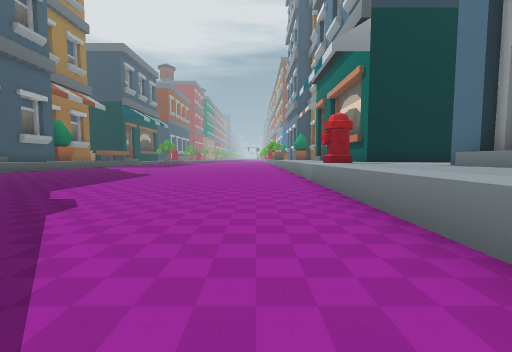
[1] (above)

24 first-person views from a walk through a 3-D level made in the Godot game engine. The camera is 1.2 m above the floor, tilts 4° down and sees 90° across. The floor is counted in squares, 2 m on a side. Each view is taken from the middle of a square. On the plan, view 1 faces up. The plan holds only what a view shows up to about 9 squares ahead; the rest is blank. The place goes on beyond the plan. Some surface patterns are stand-ins.

[2]
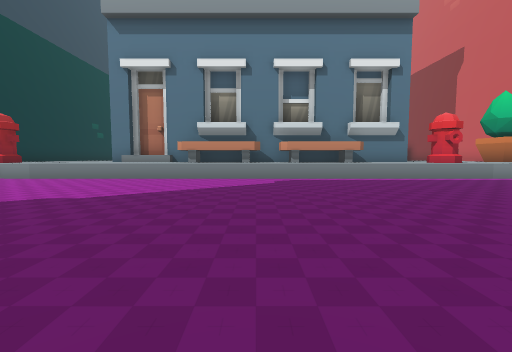

[3]
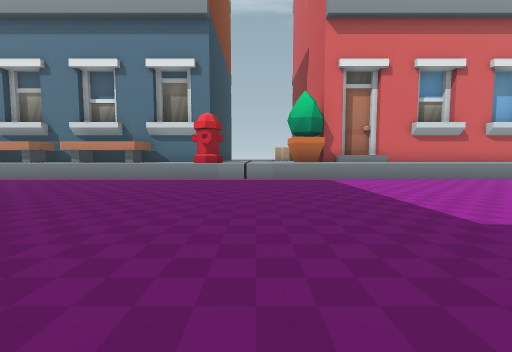

[4]
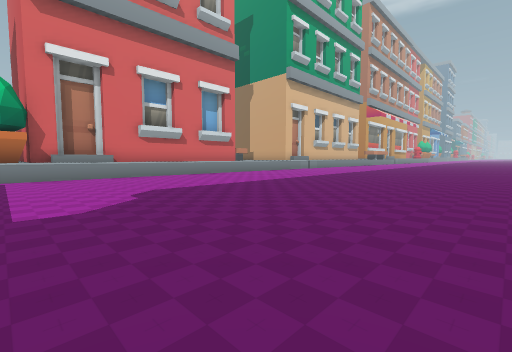

[5]
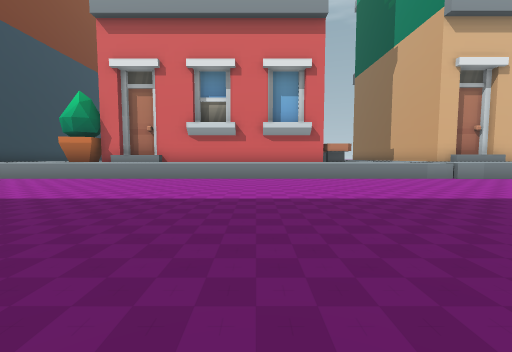

[6]
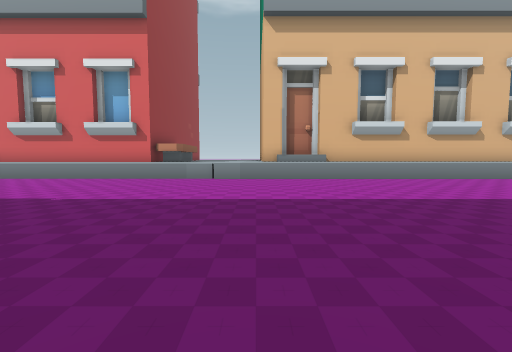

[7]
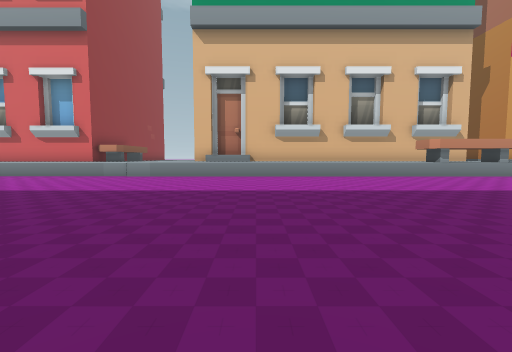

[8]
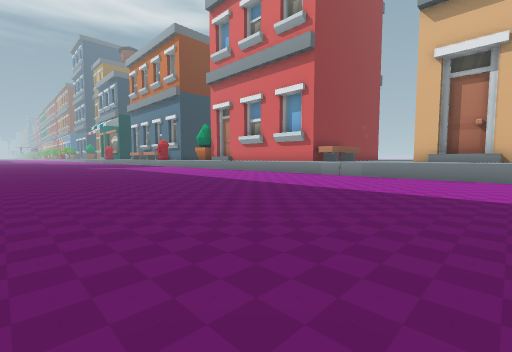

[9]
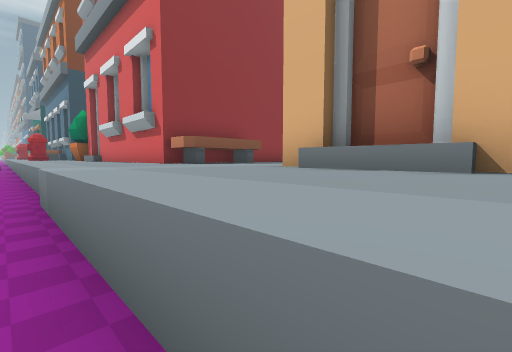

[10]
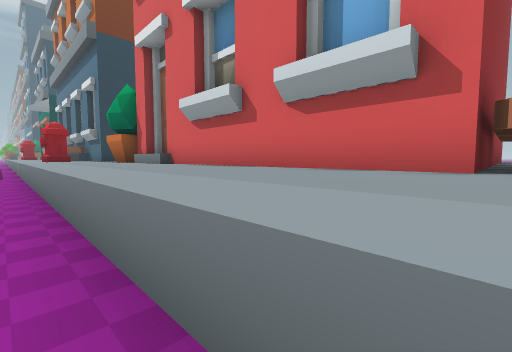

[11]
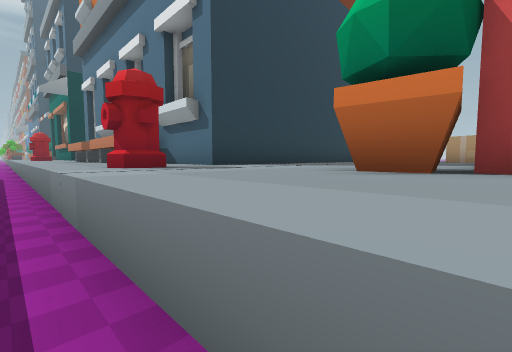

[12]
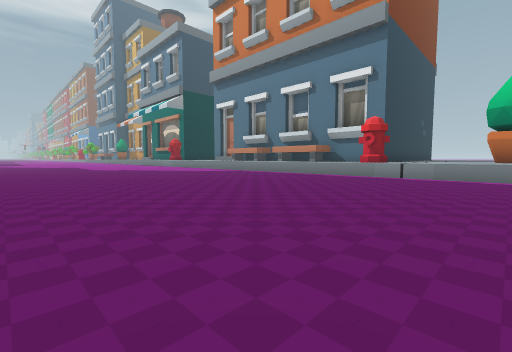

[13]
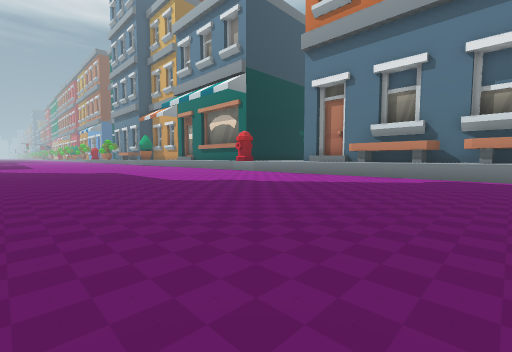

[14]
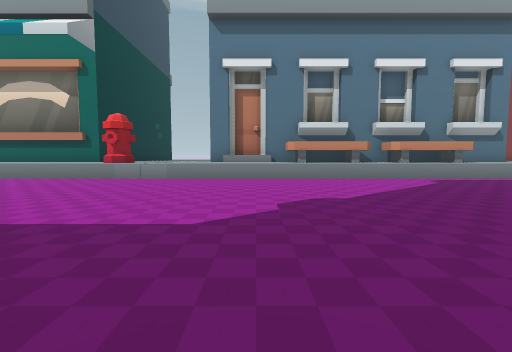

[15]
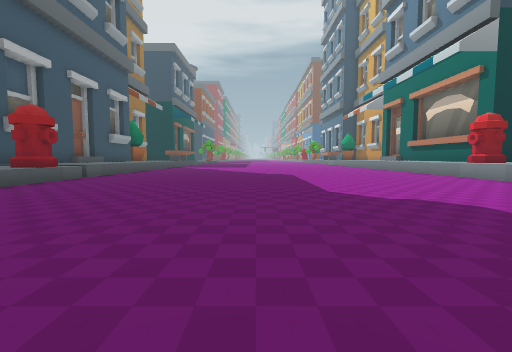

[16]
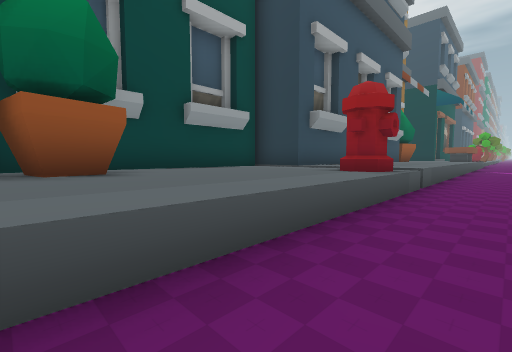

[17]
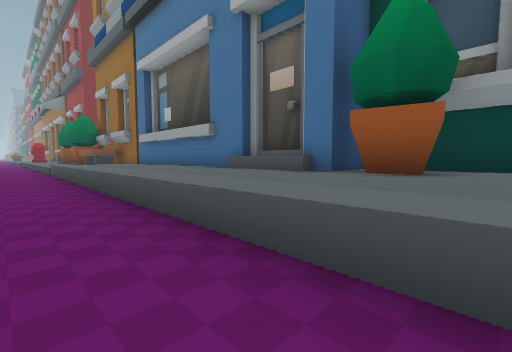

[18]
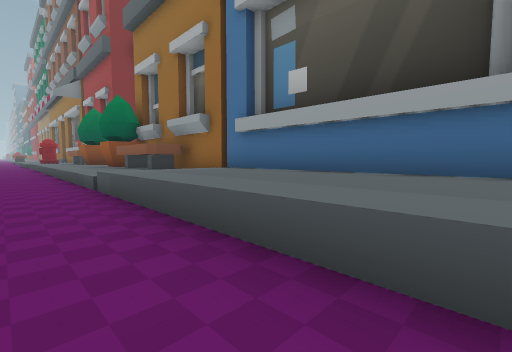

[19]
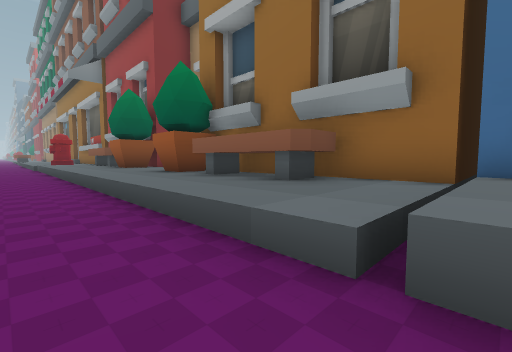

[20]
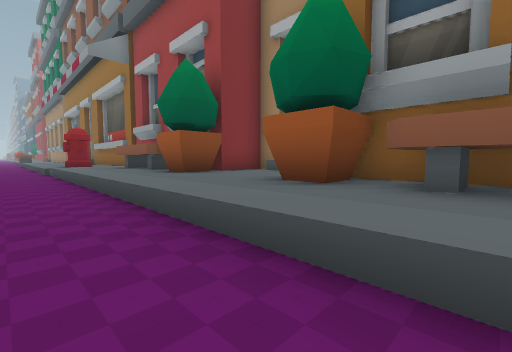

[21]
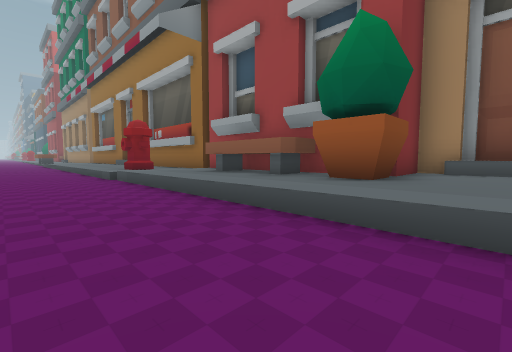

[22]
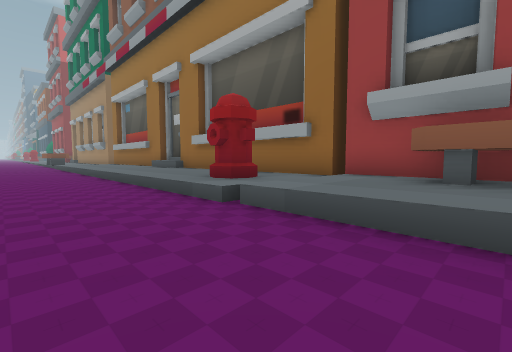

[23]
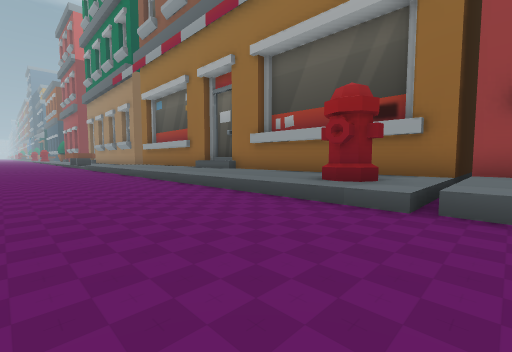

[24]
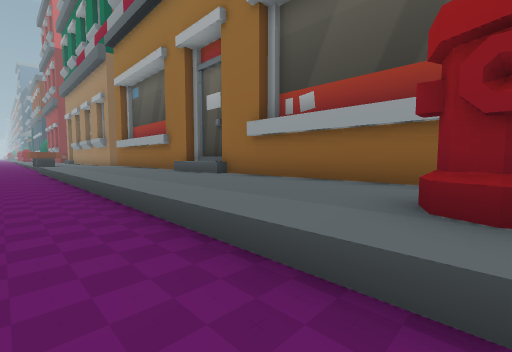

### Floor plan
Key: @ floor where view 1 was taken; # wall or solid block; x gap in a wall; . main floor; : floor 0.5 m higher than the main floor; / step, stairs or slope; ^ raised ledge.
Columns run from 16 left of view 1 to 4 right of it. Each row starts with its distance up from view 1.
 10    ^ ^.. ..     ..^
  9    ^ ^............^^
  8  ^^^^^............^^^
  7  ^^^^#............^^^
  6  ^^^^^............^^^
  5  ^^^^^............^^^
  4  ^^^^^............^^^
  3  ^#^^^............^^
  2  ^^^^^.. .........^
  1   ^##^.. .........^
  0   ^##^.. .......@.^^#
 -1   ^##^.. .........^^#
 -2    ##^.. .........^^#
 -3    ##^.. .........^
 -4    ##^.. .........^^^
 -5    ##^.. .........^ ^
 -6    ##^.. .........^^^
 -7    ##^.. .........^^^
 -8 ###:::/. .........^^^
 -9    ^^:/. .........^^^
-10    ^^:/. .........^^#
-11    ^^:/. .........^^^
-12    ^^:/. .........^^^
-13    ##:/. .........^^^
-14    :::/. .........^^^
-15  #::::/...........^^^
-16  #::::/...........^^^
-17   ###:/...........^^^
-18    ^^:/...........^^^
-19    ^^:/...........^^^
-20    ^^:/...........^^^
-21    ^^:/...........^^^
-22   #:::/...........^^^
-23 ####::/...........^^^
-24    #x#/...........^^^
-25    #::/...........^^^
-26    #::/...........^^^
-27    #::/...........^^^
-28    #::/...........^
-29    #::/... .......^
-30   ^^::/...  ......^
-31   ^#::/...   .....^
-32    #::/...    ....^

Where each view was taken, in squares from view 1:
view 1: 0 up, 0 right, facing up
view 2: 0 up, 6 left, facing right
view 3: 8 down, 6 left, facing right
view 4: 10 down, 7 left, facing down-right
view 5: 17 down, 6 left, facing right
view 6: 24 down, 6 left, facing right
view 7: 27 down, 7 left, facing right
view 8: 27 down, 7 left, facing up-right
view 9: 27 down, 1 right, facing up-right
view 10: 20 down, 1 right, facing up-right
view 11: 11 down, 1 right, facing up-right
view 12: 10 down, 7 left, facing up-right
view 13: 2 down, 7 left, facing up-right
view 14: 4 up, 6 left, facing right
view 15: 0 up, 5 left, facing up
view 16: 2 up, 9 left, facing up-left
view 17: 4 up, 9 left, facing down-left
view 18: 2 down, 9 left, facing down-left
view 19: 7 down, 9 left, facing down-left
view 20: 11 down, 9 left, facing down-left
view 21: 15 down, 8 left, facing down-left
view 22: 20 down, 8 left, facing down-left
view 23: 22 down, 7 left, facing down-left
view 24: 24 down, 9 left, facing down-left
